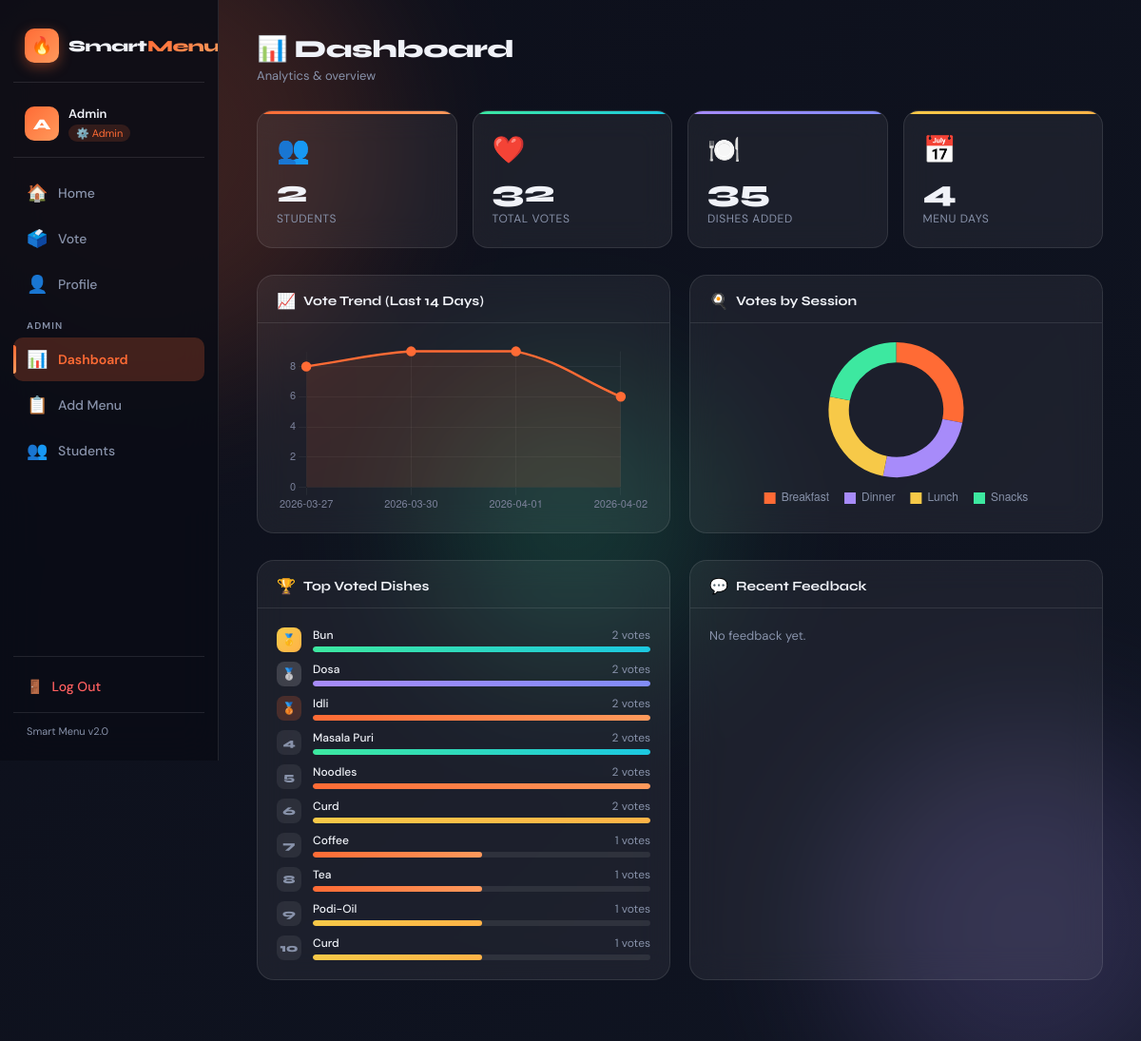
The app's page /admin/dashboard (signed in) with its own data.
### tables this page shows
CREATE TABLE dish (
                id        INTEGER PRIMARY KEY AUTOINCREMENT,
                menu_id   INTEGER NOT NULL REFERENCES menu(id) ON DELETE CASCADE,
                dish_name TEXT NOT NULL,
                UNIQUE(menu_id, dish_name)
            );

### app.py (the view)
@app.route("/admin/dashboard")
@admin_required
def admin_dashboard():
    with get_db() as conn:
        student_count = conn.execute(
            "SELECT COUNT(*) c FROM user WHERE role='student'").fetchone()["c"]
        total_votes   = conn.execute("SELECT COUNT(*) c FROM vote").fetchone()["c"]
        total_dishes  = conn.execute("SELECT COUNT(*) c FROM dish").fetchone()["c"]
        total_menus   = conn.execute("SELECT COUNT(DISTINCT date) c FROM menu").fetchone()["c"]
        top_dishes = conn.execute("""
            SELECT d.dish_name, m.session, COUNT(v.id) AS votes
            FROM dish d
            JOIN menu m ON m.id = d.menu_id
            LEFT JOIN vote v ON v.dish_id = d.id
            GROUP BY d.id ORDER BY votes DESC LIMIT 10
        """).fetchall()
        session_votes = conn.execute("""
            SELECT m.session, COUNT(v.id) AS votes
            FROM menu m
            JOIN dish d ON d.menu_id = m.id
            LEFT JOIN vote v ON v.dish_id = d.id
            GROUP BY m.session
        """).fetchall()
        vote_trend = conn.execute("""
            SELECT m.date, COUNT(v.id) AS votes
            FROM vote v
            JOIN dish d ON d.id = v.dish_id
            JOIN menu m ON m.id = d.menu_id
            GROUP BY m.date ORDER BY m.date DESC LIMIT 14
        """).fetchall()
        reg_trend = conn.execute("""
            SELECT created_at AS day, COUNT(*) AS count
            FROM user WHERE role='student'
            GROUP BY created_at ORDER BY created_at DESC LIMIT 14
        """).fetchall()
        recent_comments = conn.execute("""
            SELECT c.body, c.rating, c.created_at, u.name, d.dish_name
            FROM comment c
            JOIN user u ON u.id = c.user_id
            JOIN dish d ON d.id = c.dish_id
            ORDER BY c.created_at DESC LIMIT 8
        """).fetchall()
    return render_template("dashboard.html",
        student_count=student_count, total_votes=total_votes,
        total_dishes=total_dishes, total_menus=total_menus,
        top_dishes=top_dishes, session_votes=session_votes,
        vote_trend=list(reversed(vote_trend)),
        reg_trend=list(reversed(reg_trend)),
        recent_comments=recent_comments)

### app.py (called while the page is built)
def get_db():
    conn = sqlite3.connect(DB)
    conn.row_factory = sqlite3.Row
    conn.execute("PRAGMA foreign_keys = ON")
    return conn

def admin_required(f):
    @functools.wraps(f)
    def d(*a, **kw):
        if "user_id" not in session:
            flash("Please log in to continue.", "warning")
            return redirect(url_for("login", next=request.path))
        if session.get("role") != "admin":
            flash("⛔ Admin access only.", "error")
            return redirect(url_for("home"))
        return f(*a, **kw)
    return d

### templates/dashboard.html (shortened to what this page needs)
{% extends "base.html" %}
{% block content %}
<div class="page-header">
  <div>
    <h1 class="page-title">📊 Dashboard</h1>
    <p class="page-sub">Analytics &amp; overview</p>
  </div>
</div>
<div class="stats-row">
  <div class="stat-card c1">
    <div class="stat-icon">👥</div>
    <div class="stat-num">{{ student_count }}</div>
    <div class="stat-lbl">Students</div>
  </div>
  <div class="stat-card c2">
    <div class="stat-icon">❤️</div>
    <div class="stat-num">{{ total_votes }}</div>
    <div class="stat-lbl">Total Votes</div>
  </div>
  <div class="stat-card c3">
    <div class="stat-icon">🍽️</div>
    <div class="stat-num">{{ total_dishes }}</div>
    <div class="stat-lbl">Dishes Added</div>
  </div>
  <div class="stat-card c4">
    <div class="stat-icon">📅</div>
    <div class="stat-num">{{ total_menus }}</div>
    <div class="stat-lbl">Menu Days</div>
  </div>
</div>
<div class="charts-grid">
  <div class="chart-card">
    <div class="chart-header"><span>📈</span><h3>Vote Trend (Last 14 Days)</h3></div>
    <div class="chart-body">
      <canvas id="voteChart" height="180"></canvas>
    </div>
  </div>
  <div class="chart-card">
    <div class="chart-header"><span>🍳</span><h3>Votes by Session</h3></div>
    <div class="chart-body">
      <canvas id="sessionChart" height="180"></canvas>
    </div>
  </div>
</div>
<div class="charts-grid">
  <div class="chart-card">
    <div class="chart-header"><span>🏆</span><h3>Top Voted Dishes</h3></div>
    <div class="chart-body">
      {% set max_v = top_dishes[0].votes if top_dishes else 1 %}
      {% set sess_color = {'breakfast':'orange','lunch':'yellow','snacks':'green','dinner':'purple'} %}
      <div class="top-dishes-list">
        {% for d in top_dishes %}
        {% set pct = ((d.votes / max_v) * 100) | int if max_v > 0 else 0 %}
        {% set rank_cls = ['r1','r2','r3']|default('rn') %}
        <div class="top-dish-row">
          <div class="rank-badge {{ ['r1','r2','r3','rn','rn','rn','rn','rn','rn','rn'][loop.index0] }}">
            {% if loop.index == 1 %}🥇{% elif loop.index == 2 %}🥈{% elif loop.index == 3 %}🥉{% else %}{{ loop.index }}{% endif %}
          </div>
          <div class="dish-bar-wrap color-{{ sess_color.get(d.session,'default') }}">
            <div class="dish-bar-label">
              <span class="dname">{{ d.dish_name }}</span>
              <span class="dvotes">{{ d.votes }} votes</span>
            </div>
            <div class="dish-bar-track">
              <div class="dish-bar-fill" style="width:{{ pct }}%"></div>
            </div>
          </div>
        </div>
        {% else %}
        <p style="color:var(--muted);font-size:13px;">No votes yet.</p>
        {% endfor %}
      </div>
    </div>
  </div>
  <div class="chart-card">
    <div class="chart-header"><span>💬</span><h3>Recent Feedback</h3></div>
    <div class="chart-body">
      {% if recent_comments %}
      <div class="comments-grid">
        {% for c in recent_comments %}
        <div class="comment-chip">
          <div class="cc-top">
            <div>
              <div class="cc-name">{{ c.name }}</div>
              <div class="cc-dish">on {{ c.dish_name }}</div>
            </div>
            <div class="cc-stars">
              {% for i in range(c.rating) %}⭐{% endfor %}
            </div>
          </div>
          <div class="cc-body">{{ c.body[:80] }}{% if c.body|length > 80 %}…{% endif %}</div>
        </div>
        {% endfor %}
      </div>
      {% else %}
      <p style="color:var(--muted);font-size:13px;">No feedback yet.</p>
      {% endif %}
    </div>
  </div>
</div>
{% endblock %}
{% block scripts %}
<script>
// ── Vote trend line ──────────────────────────────────
const trendLabels = {{ vote_trend | map(attribute='date') | list | tojson }};
const trendData   = {{ vote_trend | map(attribute='votes') | list | tojson }};
new Chart(document.getElementById("voteChart"), {
  type: "line",
  data: {
    labels: trendLabels,
    datasets: [{
      label: "Votes",
      data: trendData,
      borderColor: "#ff6b35",
      backgroundColor: "rgba(255,107,53,0.12)",
      borderWidth: 2.5,
      pointBackgroundColor: "#ff6b35",
      pointRadius: 4,
      fill: true,
      tension: 0.4
    }]
  },
  options: {
    responsive: true, maintainAspectRatio: false,
    plugins: { legend: { display: false } },
    scales: {
      x: { ticks: { color:"#7a8099", maxRotation:45, font:{size:11} }, grid: { color:"rgba(255,255,255,0.05)" } },
      y: { ticks: { color:"#7a8099", font:{size:11} }, grid: { color:"rgba(255,255,255,0.05)" }, beginAtZero:true }
    }
  }
});
// ── Session donut ────────────────────────────────────
const sessLabels = {{ session_votes | map(attribute='session') | list | tojson }};
const sessData   = {{ session_votes | map(attribute='votes')  | list | tojson }};
const sessColors = {"breakfast":"#ff6b35","lunch":"#f7c948","snacks":"#3de8a0","dinner":"#a78bfa"};
new Chart(document.getElementById("sessionChart"), {
  type: "doughnut",
  data: {
    labels: sessLabels.map(s => s.charAt(0).toUpperCase()+s.slice(1)),
    datasets: [{
      data: sessData,
      backgroundColor: sessLabels.map(s => sessColors[s] || "#818cf8"),
      borderWidth: 0,
      hoverOffset: 8
    }]
  },
  options: {
    responsive: true, maintainAspectRatio: false,
    cutout: "70%",
    plugins: {
      legend: {
        position:"bottom",
        labels: { color:"#8892aa", font:{size:12}, padding:16, boxWidth:12 }
      }
    }
  }
});
</script>
{% endblock %}

### static/css/style.css (style rules this page uses)
*, *::before, *::after { box-sizing: border-box; margin: 0; padding: 0; }
:root { --bg-from: #0d0f1a; --bg-to: #111827; --glass: rgba(255,255,255,0.06); --glass-hov: rgba(255,255,255,0.10); --glass-bdr: rgba(255,255,255,0.10); --text: #f0f2f8; --muted: #8892aa; --surface: rgba(255,255,255,0.05); --accent: #ff6b35; --accent2: #ff9a5c; --glow: rgba(255,107,53,0.22); --c-orange: #ff6b35; --c-yellow: #f7c948; --c-green: #3de8a0; --c-purple: #a78bfa; --sidebar-w: 230px; --sidebar-bg: rgba(10,12,22,0.85); --t: 0.22s ease; }
html { scroll-behavior: smooth; }
body { font-family: 'DM Sans', sans-serif; background: var(--bg-from); color: var(--text); min-height: 100vh; display: flex; overflow-x: hidden; position: relative; }
.page-header { display: flex; align-items: flex-start; justify-content: space-between; margin-bottom: 28px; flex-wrap: wrap; gap: 12px; }
.page-title { font-family: 'Syne', sans-serif; font-size: 26px; font-weight: 800; letter-spacing: -0.5px; line-height: 1.2; }
.page-sub { font-size: 13px; color: var(--muted); margin-top: 4px; }
.color-orange::before { background: linear-gradient(90deg, #ff6b35, #ff9a5c); }
.color-yellow::before { background: linear-gradient(90deg, #f7c948, #ffb347); }
.color-green::before { background: linear-gradient(90deg, #3de8a0, #1cc8e1); }
.color-purple::before { background: linear-gradient(90deg, #a78bfa, #818cf8); }

### templates/dashboard.html (style rules this page uses)
.stats-row { display: grid; grid-template-columns: repeat(4,1fr); gap: 16px; margin-bottom: 28px; }
.stat-card { background: var(--glass); backdrop-filter: blur(16px); border: 1px solid var(--glass-bdr); border-radius: 16px; padding: 22px 20px; position: relative; overflow: hidden; transition: transform .2s, box-shadow .2s; }
.stat-card::before { content:''; position:absolute; top:0; left:0; right:0; height:3px; }
.stat-card.c1::before { background:linear-gradient(90deg,var(--accent),var(--accent2)); }
.stat-card.c2::before { background:linear-gradient(90deg,#3de8a0,#1cc8e1); }
.stat-card.c3::before { background:linear-gradient(90deg,#a78bfa,#818cf8); }
.stat-card.c4::before { background:linear-gradient(90deg,#f7c948,#ffb347); }
.stat-icon { font-size:28px; margin-bottom:10px; }
.stat-num { font-family:'Syne',sans-serif; font-size:32px; font-weight:800; line-height:1; }
.stat-lbl { font-size:12px; color:var(--muted); margin-top:4px; text-transform:uppercase; letter-spacing:.6px; }
.charts-grid { display: grid; grid-template-columns: 1fr 1fr; gap: 20px; margin-bottom: 28px; }
.chart-card { background: var(--glass); backdrop-filter: blur(16px); border: 1px solid var(--glass-bdr); border-radius: 18px; overflow: hidden; }
.chart-header { padding: 16px 20px 12px; border-bottom: 1px solid var(--glass-bdr); display: flex; align-items: center; gap: 8px; }
.chart-header h3 { font-family:'Syne',sans-serif; font-size:14px; font-weight:700; }
.chart-body { padding: 20px; }
.top-dishes-list { display:flex; flex-direction:column; gap:10px; }
.top-dish-row { display:flex; align-items:center; gap:12px; }
.rank-badge { width:26px; height:26px; border-radius:8px; flex-shrink:0; display:flex; align-items:center; justify-content:center; font-family:'Syne',sans-serif; font-weight:800; font-size:12px; }
.rank-badge.r1 { background:linear-gradient(135deg,#f7c948,#ffb347); color:#000; }
.rank-badge.r2 { background:rgba(255,255,255,.15); color:var(--text); }
.rank-badge.r3 { background:rgba(255,107,53,.2); color:var(--accent2); }
.rank-badge.rn { background:rgba(255,255,255,.07); color:var(--muted); }
.dish-bar-wrap { flex:1; }
.dish-bar-label { display:flex; justify-content:space-between; font-size:12px; margin-bottom:4px; }
.dish-bar-label .dname { font-weight:500; }
.dish-bar-label .dvotes { color:var(--muted); }
.dish-bar-track { height:6px; background:rgba(255,255,255,.08); border-radius:3px; overflow:hidden; }
.dish-bar-fill { height:100%; border-radius:3px; transition:width 1s ease; }
.color-orange .dish-bar-fill { background:linear-gradient(90deg,var(--accent),var(--accent2)); }
.color-yellow .dish-bar-fill { background:linear-gradient(90deg,#f7c948,#ffb347); }
.color-green .dish-bar-fill { background:linear-gradient(90deg,#3de8a0,#1cc8e1); }
.color-purple .dish-bar-fill { background:linear-gradient(90deg,#a78bfa,#818cf8); }

### records on screen
dish: dish_name "Bun", votes "2", {{ pct }} 100 (drawn)
dish: dish_name "Dosa", votes "2", {{ pct }} 100 (drawn)
dish: dish_name "Idli", votes "2", {{ pct }} 100 (drawn)
dish: dish_name "Masala Puri", votes "2", {{ pct }} 100 (drawn)
dish: dish_name "Noodles", votes "2", {{ pct }} 100 (drawn)
dish: dish_name "Curd", votes "2", {{ pct }} 100 (drawn)
dish: dish_name "Coffee", votes "1", {{ pct }} 50 (drawn)
dish: dish_name "Tea", votes "1", {{ pct }} 50 (drawn)
dish: dish_name "Podi-Oil", votes "1", {{ pct }} 50 (drawn)
dish: dish_name "Curd", votes "1", {{ pct }} 50 (drawn)

### other values on screen
{{ session.user_name[0]|upper }} "A"
{{ session.user_name }} "Admin"
{{ student_count }} "2"
{{ total_votes }} "32"
{{ total_dishes }} "35"
{{ total_menus }} "4"
chart data {{ vote_trend | map(attribute='date') | list | tojson }} ["2026-03-27", "2026-03-30", "2026-04-01", "2026-04-02"]
chart data {{ vote_trend | map(attribute='votes') | list | tojson }} [8, 9, 9, 6]
chart data {{ session_votes | map(attribute='session') | list | tojson }} ["breakfast", "dinner", "lunch", "snacks"]
chart data {{ session_votes | map(attribute='votes')  | list | tojson }} [9, 8, 8, 7]
